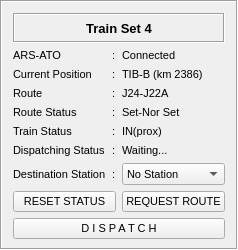
           <widget class="QFrame" name="gridFrame_7">
            <property name="sizePolicy">
             <sizepolicy hsizetype="Expanding" vsizetype="Preferred">
              <horstretch>0</horstretch>
              <verstretch>0</verstretch>
             </sizepolicy>
            </property>
            <property name="maximumSize">
             <size>
              <width>16777215</width>
              <height>280</height>
             </size>
            </property>
            <property name="font">
             <font>
              <pointsize>8</pointsize>
             </font>
            </property>
            <property name="styleSheet">
             <string notr="true">border-color: rgb(0, 0, 0);
</string>
            </property>
            <property name="frameShape">
             <enum>QFrame::Box</enum>
            </property>
            <property name="frameShadow">
             <enum>QFrame::Sunken</enum>
            </property>
            <layout class="QGridLayout" name="gridLayout_8">
             <property name="bottomMargin">
              <number>9</number>
             </property>
             <item row="4" column="1">
              <widget class="QLabel" name="label_26">
               <property name="font">
                <font>
                 <pointsize>8</pointsize>
                </font>
               </property>
               <property name="text">
                <string>:</string>
               </property>
              </widget>
             </item>
             <item row="0" column="0" colspan="3">
              <widget class="QLabel" name="title_6">
               <property name="enabled">
                <bool>true</bool>
               </property>
               <property name="minimumSize">
                <size>
                 <width>0</width>
                 <height>30</height>
                </size>
               </property>
               <property name="maximumSize">
                <size>
                 <width>16777215</width>
                 <height>16777215</height>
                </size>
               </property>
               <property name="font">
                <font>
                 <pointsize>10</pointsize>
                 <weight>75</weight>
                 <bold>true</bold>
                </font>
               </property>
               <property name="layoutDirection">
                <enum>Qt::LeftToRight</enum>
               </property>
               <property name="autoFillBackground">
                <bool>false</bool>
               </property>
               <property name="frameShape">
                <enum>QFrame::Box</enum>
               </property>
               <property name="frameShadow">
                <enum>QFrame::Sunken</enum>
               </property>
               <property name="text">
                <string>Train Set 4</string>
               </property>
               <property name="alignment">
                <set>Qt::AlignCenter</set>
               </property>
               <property name="openExternalLinks">
                <bool>false</bool>
               </property>
              </widget>
             </item>
             <item row="8" column="0">
              <widget class="QLabel" name="dtnStation_6">
               <property name="font">
                <font>
                 <pointsize>8</pointsize>
                </font>
               </property>
               <property name="text">
                <string>Destination Station</string>
               </property>
              </widget>
             </item>
             <item row="5" column="1">
              <widget class="QLabel" name="label_27">
               <property name="font">
                <font>
                 <pointsize>8</pointsize>
                </font>
               </property>
               <property name="text">
                <string>:</string>
               </property>
              </widget>
             </item>
             <item row="3" column="0">
              <widget class="QLabel" name="CrtPtn_6">
               <property name="font">
                <font>
                 <pointsize>8</pointsize>
                </font>
               </property>
               <property name="text">
                <string>Current Position</string>
               </property>
              </widget>
             </item>
             <item row="8" column="2">
              <widget class="QComboBox" name="dtnStationVal_6">
               <property name="font">
                <font>
                 <pointsize>8</pointsize>
                </font>
               </property>
               <item>
                <property name="text">
                 <string>No Station</string>
                </property>
               </item>
               <item>
                <property name="text">
                 <string>T1-B</string>
                </property>
               </item>
               <item>
                <property name="text">
                 <string>T2-B</string>
                </property>
               </item>
              </widget>
             </item>
             <item row="3" column="2">
              <widget class="QLabel" name="CrtPtnVal_6">
               <property name="font">
                <font>
                 <pointsize>8</pointsize>
                </font>
               </property>
               <property name="text">
                <string>TIB-B (km 2386)</string>
               </property>
              </widget>
             </item>
             <item row="9" column="2">
              <widget class="QPushButton" name="requestRouteBtn_6">
               <property name="font">
                <font>
                 <pointsize>8</pointsize>
                </font>
               </property>
               <property name="text">
                <string>REQUEST ROUTE</string>
               </property>
              </widget>
             </item>
             <item row="5" column="0">
              <widget class="QLabel" name="routeSts_6">
               <property name="font">
                <font>
                 <pointsize>8</pointsize>
                </font>
               </property>
               <property name="text">
                <string>Route Status</string>
               </property>
              </widget>
             </item>
             <item row="7" column="0">
              <widget class="QLabel" name="dtgSts_6">
               <property name="font">
                <font>
                 <pointsize>8</pointsize>
                </font>
               </property>
               <property name="text">
                <string>Dispatching Status</string>
               </property>
              </widget>
             </item>
             <item row="4" column="0">
              <widget class="QLabel" name="route_6">
               <property name="font">
                <font>
                 <pointsize>8</pointsize>
                </font>
               </property>
               <property name="text">
                <string>Route</string>
               </property>
              </widget>
             </item>
             <item row="2" column="2">
              <widget class="QLabel" name="arsAtoVal_6">
               <property name="maximumSize">
                <size>
                 <width>120</width>
                 <height>16777215</height>
                </size>
               </property>
               <property name="font">
                <font>
                 <pointsize>8</pointsize>
                </font>
               </property>
               <property name="text">
                <string>Connected</string>
               </property>
              </widget>
             </item>
             <item row="4" column="2">
              <widget class="QLabel" name="routeVal_6">
               <property name="font">
                <font>
                 <pointsize>8</pointsize>
                </font>
               </property>
               <property name="text">
                <string>J24-J22A</string>
               </property>
              </widget>
             </item>
             <item row="6" column="1">
              <widget class="QLabel" name="label_28">
               <property name="font">
                <font>
                 <pointsize>8</pointsize>
                </font>
               </property>
               <property name="text">
                <string>:</string>
               </property>
              </widget>
             </item>
             <item row="2" column="1">
              <widget class="QLabel" name="label_29">
               <property name="maximumSize">
                <size>
                 <width>10</width>
                 <height>16777215</height>
                </size>
               </property>
               <property name="font">
                <font>
                 <pointsize>8</pointsize>
                </font>
               </property>
               <property name="text">
                <string>:</string>
               </property>
              </widget>
             </item>
             <item row="3" column="1">
              <widget class="QLabel" name="label_30">
               <property name="font">
                <font>
                 <pointsize>8</pointsize>
                </font>
               </property>
               <property name="text">
                <string>:</string>
               </property>
              </widget>
             </item>
             <item row="5" column="2">
              <widget class="QLabel" name="routeStsVal_6">
               <property name="font">
                <font>
                 <pointsize>8</pointsize>
                </font>
               </property>
               <property name="text">
                <string>Set-Nor Set</string>
               </property>
              </widget>
             </item>
             <item row="8" column="1">
              <widget class="QLabel" name="label_31">
               <property name="font">
                <font>
                 <pointsize>8</pointsize>
                </font>
               </property>
               <property name="text">
                <string>:</string>
               </property>
              </widget>
             </item>
             <item row="6" column="2">
              <widget class="QLabel" name="trainStsVal_6">
               <property name="font">
                <font>
                 <pointsize>8</pointsize>
                </font>
               </property>
               <property name="text">
                <string>IN(prox)</string>
               </property>
              </widget>
             </item>
             <item row="7" column="1">
              <widget class="QLabel" name="label_32">
               <property name="font">
                <font>
                 <pointsize>8</pointsize>
                </font>
               </property>
               <property name="text">
                <string>:</string>
               </property>
              </widget>
             </item>
             <item row="2" column="0">
              <widget class="QLabel" name="arsAto_6">
               <property name="maximumSize">
                <size>
                 <width>120</width>
                 <height>16777215</height>
                </size>
               </property>
               <property name="font">
                <font>
                 <pointsize>8</pointsize>
                </font>
               </property>
               <property name="text">
                <string>ARS-ATO</string>
               </property>
              </widget>
             </item>
             <item row="7" column="2">
              <widget class="QLabel" name="dtgStsVal_6">
               <property name="font">
                <font>
                 <pointsize>8</pointsize>
                </font>
               </property>
               <property name="text">
                <string>Waiting...</string>
               </property>
              </widget>
             </item>
             <item row="6" column="0">
              <widget class="QLabel" name="trainSts_6">
               <property name="font">
                <font>
                 <pointsize>8</pointsize>
                </font>
               </property>
               <property name="text">
                <string>Train Status</string>
               </property>
              </widget>
             </item>
             <item row="9" column="0" colspan="2">
              <widget class="QPushButton" name="resetStsBtn_6">
               <property name="font">
                <font>
                 <pointsize>8</pointsize>
                </font>
               </property>
               <property name="text">
                <string>RESET STATUS</string>
               </property>
              </widget>
             </item>
             <item row="10" column="0" colspan="3">
              <widget class="QPushButton" name="dispatchBtn_6">
               <property name="font">
                <font>
                 <pointsize>8</pointsize>
                 <weight>50</weight>
                 <bold>false</bold>
                </font>
               </property>
               <property name="text">
                <string>D I S P A T C H</string>
               </property>
              </widget>
             </item>
            </layout>
           </widget>
